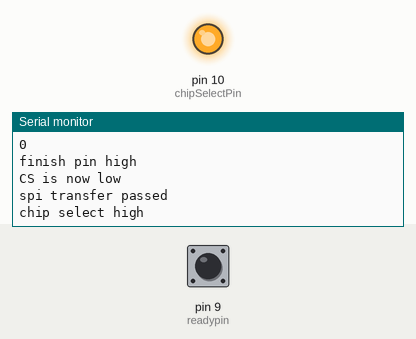
A sketch run on a simulated Arduino Uno, built with avr-gcc and run on an emulated ATmega328P. Shown: output pins drawn as LEDs (lit = HIGH), the last lines printed to the serial monitor. The test bench sets the inputs (shaded band); at power-on: pin 9 (readypin) HIGH.

Above: at 1.2 s.
1.3 s: pin 9 (readypin) driven LOW
At 1.38 s:
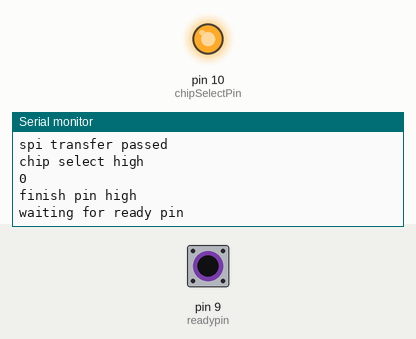
3.2 s: pin 9 (readypin) pulsed HIGH 5 times (0.12 s each, 0.3 s apart)
At 3.29 s:
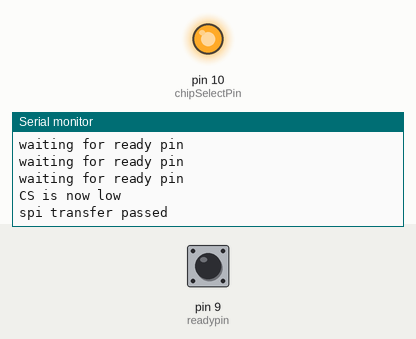
7.7 s: pin 9 (readypin) driven HIGH
At 8.35 s:
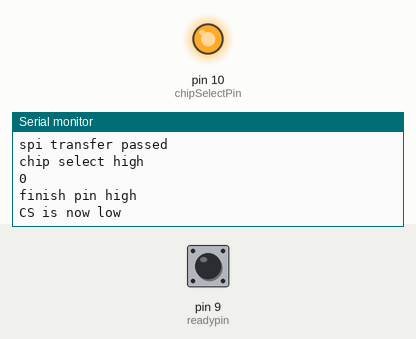

Measured:
- after the input at 1.3 s, the serial monitor: prints a new line after 0.06 s (image 1)
- after the input at 7.7 s, the serial monitor: prints a new line after 0.09 s (image 3)

The sketch:

sketch_may19a_copy_20240818171328.ino
```cpp
#include <SPI.h>
#define readypin 9
const int chipSelectPin = 10; // Define the chip select pin
#define finishpin 8
//miso is d12
//mosi is d11
//sck is d13/


void setup() {
   // Initialize SPI communication
  SPI.begin();

  // Set the chip select pin as an output
  pinMode(chipSelectPin, OUTPUT);
  pinMode(readypin,INPUT);
  // Initialize Serial communication
  Serial.begin(9600);
}

void loop() {

  while(digitalRead(readypin) == LOW){
    delay(50);
    Serial.println("waiting for ready pin");
    digitalWrite(finishpin, LOW);
    digitalWrite(chipSelectPin, HIGH);

  }


  digitalWrite(finishpin, LOW);

  delay(50);
  // Enable the SPI communication
  digitalWrite(chipSelectPin, LOW);

  Serial.println("CS is now low");

short kek;
  // Send data to SPI device
kek=SPI.transfer16(0x5555); // Example data, you can change this

Serial.println("spi transfer passed");
  // Disable SPI communication
    digitalWrite(chipSelectPin, HIGH);
Serial.println("chip select high");

    Serial.println(kek,BIN);

    digitalWrite(finishpin, HIGH);

Serial.println("finish pin high");
  // Wait for a moment
  delay(50);

  // Read data from SPI device (if needed)
  // byte receivedData = SPI.transfer(0x00); // Example read operation

  // Print received data (if needed)
  // Serial.println(receivedData);
}
```
